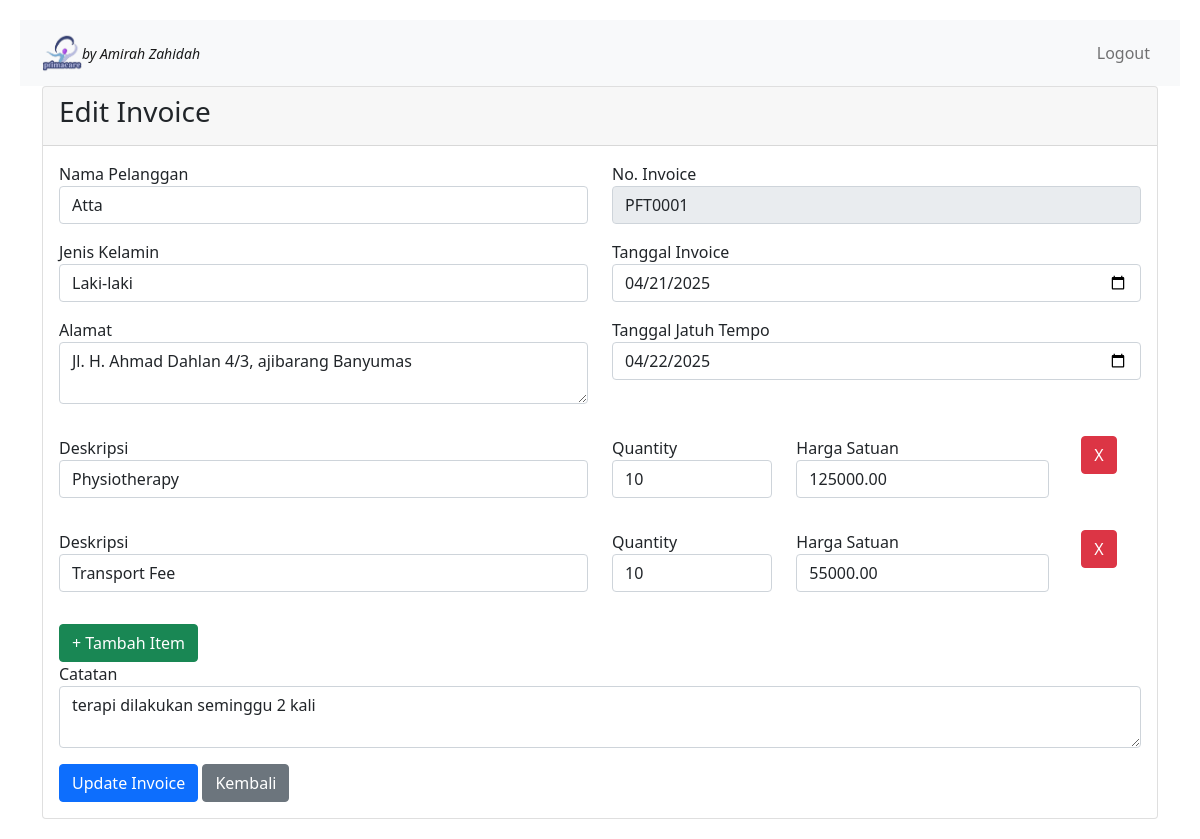
The app's page /?page=edit_invoice&id=7 (signed in) with its own data.
### tables this page shows
CREATE TABLE `invoices` (
  `id` int(11) NOT NULL,
  `invoice_number` varchar(20) NOT NULL,
  `customer_id` int(11) DEFAULT NULL,
  `invoice_date` date NOT NULL,
  `due_date` date NOT NULL,
  `notes` text DEFAULT NULL,
  `total_amount` decimal(10,2) NOT NULL,
  `status` enum('PAID','UNPAID') DEFAULT 'UNPAID',
  `created_at` timestamp NOT NULL DEFAULT current_timestamp()
);

CREATE TABLE `customers` (
  `id` int(11) NOT NULL,
  `name` varchar(100) NOT NULL,
  `gender` enum('L','P') NOT NULL,
  `address` text NOT NULL,
  `created_at` timestamp NOT NULL DEFAULT current_timestamp()
);

CREATE TABLE `invoice_items` (
  `id` int(11) NOT NULL,
  `invoice_id` int(11) DEFAULT NULL,
  `description` varchar(255) NOT NULL,
  `quantity` int(11) NOT NULL,
  `unit_price` decimal(10,2) NOT NULL,
  `total` decimal(10,2) NOT NULL
);

### pages/edit_invoice.php (the view, shortened to what this page needs)
<?php
if (isset($_GET['id'])) {
    $invoice_id = cleanInput($_GET['id']);
    $stmt = $db->prepare("
        SELECT i.*, c.name as customer_name, c.address as customer_address, c.gender
        FROM invoices i
        JOIN customers c ON i.customer_id = c.id
        WHERE i.id = ?
    ");
    $stmt->execute([$invoice_id]);
    $invoice = $stmt->fetch(PDO::FETCH_ASSOC);
    $stmt = $db->prepare("SELECT * FROM invoice_items WHERE invoice_id = ?");
    $stmt->execute([$invoice_id]);
    $items = $stmt->fetchAll(PDO::FETCH_ASSOC);
}
?>
<div class="card">
    <div class="card-header">
        <h3>Edit Invoice</h3>
    </div>
    <div class="card-body">
        <?php if (isset($invoice)): ?>
            <form method="POST" action="">
                <div class="row">
                    <div class="col-md-6">
                        <div class="form-group mb-3">
                            <label>Nama Pelanggan</label>
                            <input type="text" name="customer_name" class="form-control"
                                value="<?php echo $invoice['customer_name']; ?>" required>
                        </div>
                        <div class="form-group mb-3">
                            <label>Jenis Kelamin</label>
                            <select name="gender" class="form-control" required>
                                <option value="L" <?php echo $invoice['gender'] == 'L' ? 'selected' : ''; ?>>Laki-laki</option>
                            </select>
                        </div>
                        <div class="form-group mb-3">
                            <label>Alamat</label>
                            <textarea name="customer_address" class="form-control" required><?php echo $invoice['customer_address']; ?></textarea>
                        </div>
                    </div>
                    <div class="col-md-6">
                        <div class="form-group mb-3">
                            <label>No. Invoice</label>
                            <input type="text" class="form-control" value="<?php echo $invoice['invoice_number']; ?>" readonly>
                        </div>
                        <div class="form-group mb-3">
                            <label>Tanggal Invoice</label>
                            <input type="date" name="invoice_date" class="form-control"
                                value="<?php echo $invoice['invoice_date']; ?>" required>
                        </div>
                        <div class="form-group mb-3">
                            <label>Tanggal Jatuh Tempo</label>
                            <input type="date" name="due_date" class="form-control"
                                value="<?php echo $invoice['due_date']; ?>" required>
                        </div>
                    </div>
                </div>
                <div class="items-container">
                    <?php foreach ($items as $item): ?>
                        <div class="item-row row mt-3">
                            <div class="col-md-6">
                                <div class="form-group mb-3">
                                    <label>Deskripsi</label>
                                    <input type="text" name="description[]" class="form-control"
                                        value="<?php echo $item['description']; ?>" required>
                                </div>
                            </div>
                            <div class="col-md-2">
                                <div class="form-group mb-3">
                                    <label>Quantity</label>
                                    <input type="number" name="quantity[]" class="form-control quantity"
                                        value="<?php echo $item['quantity']; ?>" required>
                                </div>
                            </div>
                            <div class="col-md-3">
                                <div class="form-group mb-3">
                                    <label>Harga Satuan</label>
                                    <input type="number" name="unit_price[]" class="form-control unit-price"
                                        value="<?php echo $item['unit_price']; ?>" required>
                                </div>
                            </div>
                            <div class="col-md-1">
                                <div class="form-group mb-3">
                                    <label>&nbsp;</label>
                                    <button type="button" class="btn btn-danger btn-remove-item" <?php echo count($items) === 1 ? 'style="display:none;"' : ''; ?>>X</button>
                                </div>
                            </div>
                        </div>
                    <?php endforeach; ?>
                </div>
                <div class="row mt-3">
                    <div class="col-md-12">
                        <button type="button" class="btn btn-success" id="add-item">+ Tambah Item</button>
                    </div>
                </div>
                <div class="form-group mb-3">
                    <label>Catatan</label>
                    <textarea name="notes" class="form-control"><?php echo $invoice['notes']; ?></textarea>
                </div>
                <div class="form-group">
                    <button type="submit" class="btn btn-primary">Update Invoice</button>
                    <a href="<?php echo BASE_URL; ?>?page=list_invoice" class="btn btn-secondary">Kembali</a>
                </div>
            </form>
        <?php else: ?>
            <div class="alert alert-danger">Invoice tidak ditemukan.</div>
        <?php endif; ?>
    </div>
</div>

### assets/css/style.css (style rules this page uses)
body { font-family: Arial, sans-serif; line-height: 1.6; margin: 0; padding: 20px; }

### records on screen
invoices: customer_name "Atta", customer_address "Jl. H. Ahmad Dahlan 4/3, ajibarang Banyumas", invoice_number "PFT0001", invoice_date "04/21/2025", due_date "04/22/2025", notes "terapi dilakukan seminggu 2 kali"
customers: gender "Laki-laki"
invoice_items: description "Physiotherapy", quantity "10", unit_price "125000.00"
invoice_items: description "Transport Fee", quantity "10", unit_price "55000.00"
